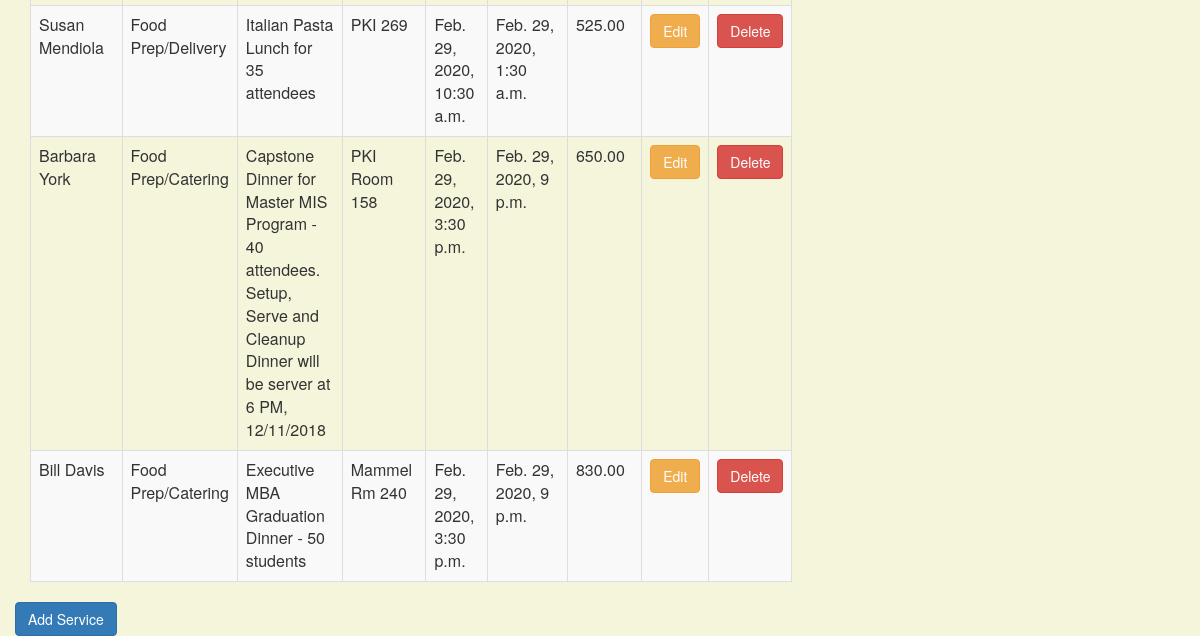
Page /service_list (signed in, lower part) on the earlier database version.
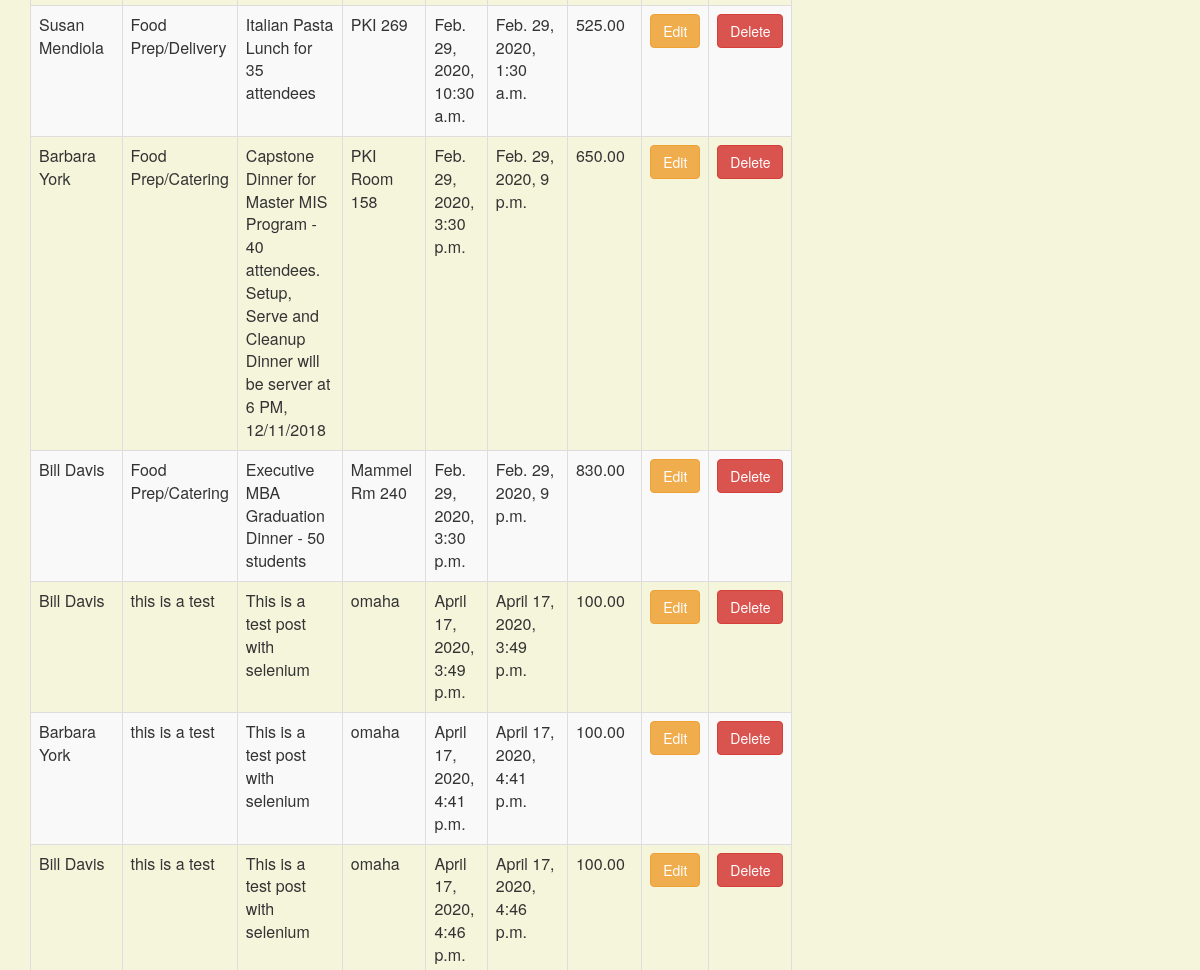
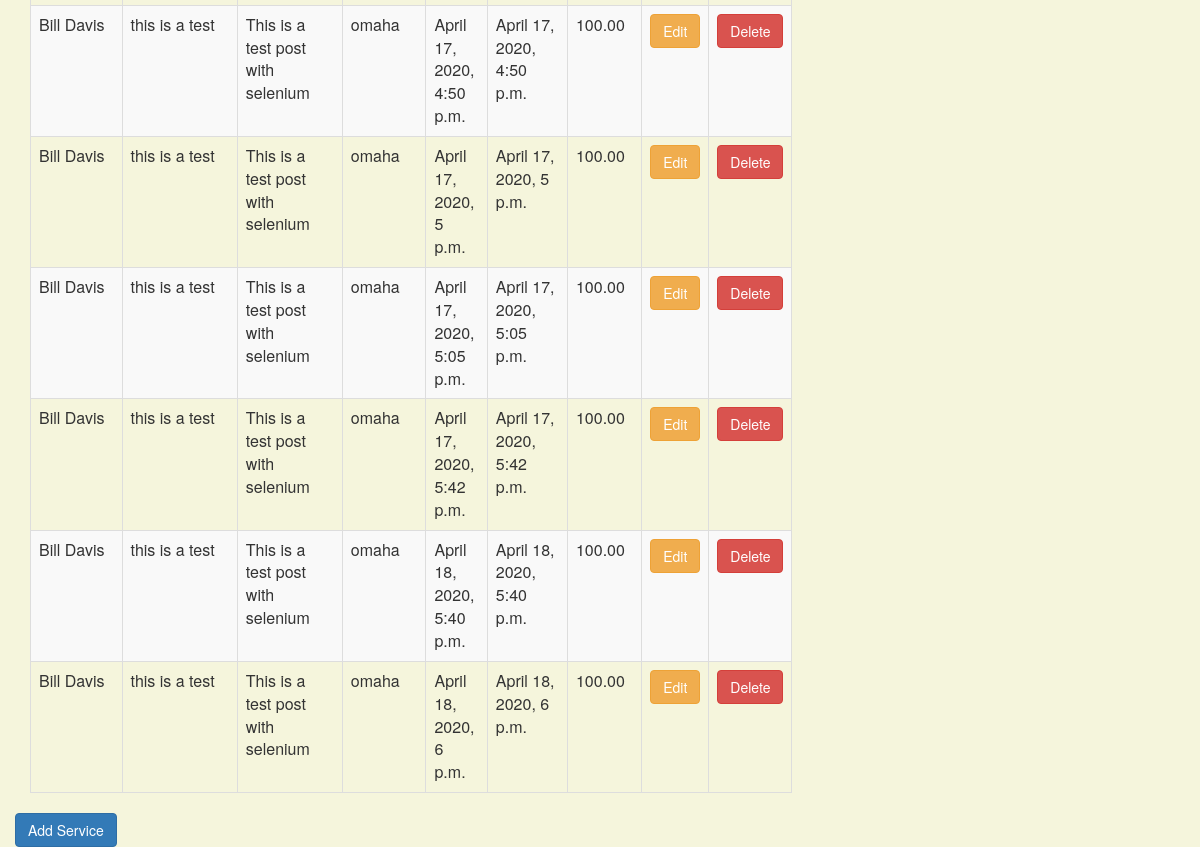
Same page on the later database version (2 pictures, top to bottom).
### crm/models.py (models this page shows, shortened)
class Service(models.Model):
    cust_name = models.ForeignKey(Customer, on_delete=models.CASCADE, related_name='services')
    service_category = models.CharField(max_length=100)
    description = models.TextField()
    location = models.CharField(max_length=200)
    setup_time = models.DateTimeField(
        default=timezone.now)
    cleanup_time = models.DateTimeField(
        default=timezone.now)
    service_charge = models.DecimalField(max_digits=10, decimal_places=2)
    created_date = models.DateTimeField(
        default=timezone.now)
    updated_date = models.DateTimeField(auto_now_add=True)

class Customer(models.Model):
    cust_name = models.CharField(max_length=50)
    organization = models.CharField(max_length=100, blank=True)
    role = models.CharField(max_length=100)
    email = models.EmailField(max_length=100)
    bldgroom = models.CharField(max_length=100)
    address = models.CharField(max_length=200)
    account_number = models.IntegerField(blank=False, null=False)
    city = models.CharField(max_length=50)
    state = models.CharField(max_length=50)
    zipcode = models.CharField(max_length=10)
    phone_number = models.CharField(max_length=50)
    created_date = models.DateTimeField(
        default=timezone.now)
    updated_date = models.DateTimeField(auto_now_add=True)
    def __str__(self):
        return str(self.cust_name)

### crm/views.py (the view)
# urls.py: path('service_list', views.service_list, name='service_list'),
@login_required
def service_list(request):
    services = Service.objects.filter(created_date__lte=timezone.now())
    return render(request, 'crm/service_list.html', {'services': services})

### crm/templates/crm/service_list.html (shortened to what this page needs)
{% extends 'crm/base.html' %}
{% block content %}
    <html>
    <head>
        <link rel="stylesheet" href="https://maxcdn.bootstrapcdn.com/bootstrap/3.3.4/css/bootstrap.min.css">
    </head>
    <body>
    <div>
        <table class="table table-striped table-bordered table-hover">
            <tbody>
            {% for service in services %}
                <tr>
                    <td>{{ service.cust_name }}</td>
                    <td>{{ service.service_category }}</td>
                     <td>{{ service.description }}</td>
                    <td>{{ service.location }}</td>
                    <td>{{ service.setup_time }}</td>
                    <td>{{ service.cleanup_time }}</td>
                    <td>{{ service.service_charge }}</td>
                     <td><a href="{% url 'crm:service_edit' pk=service.pk %}"
                           class="btn btn-warning">Edit</a></td>
                    <td><a href="{% url 'crm:service_delete' pk=service.pk %}"
                           onclick="return confirm('Are you sure you want to delete?')"
                           class="btn btn-danger">Delete</a>
                    </td>
                </tr>
            {% endfor %}
            </tbody>
        </table>
     <div class="row">
         <a href="{% url 'crm:service_new' %}" class="row"><span
                    class="btn btn-primary">Add Service</span></a>
        </div>
    </div>
    </body>
    </html>
{% endblock %}

Differences in the rows shown:
added Service: cust_name "Bill Davis", service_category "this is a test", description "This is a test post with selenium", location "omaha", setup_time "April 17, 2020, 3:49 p.m.", cleanup_time "April 17, 2020, 3:49 p.m.", service_charge "100.00"
added Service: cust_name "Barbara York", service_category "this is a test", description "This is a test post with selenium", location "omaha", setup_time "April 17, 2020, 4:41 p.m.", cleanup_time "April 17, 2020, 4:41 p.m.", service_charge "100.00"
added Service: cust_name "Bill Davis", service_category "this is a test", description "This is a test post with selenium", location "omaha", setup_time "April 17, 2020, 4:46 p.m.", cleanup_time "April 17, 2020, 4:46 p.m.", service_charge "100.00"
added Service: cust_name "Bill Davis", service_category "this is a test", description "This is a test post with selenium", location "omaha", setup_time "April 17, 2020, 4:50 p.m.", cleanup_time "April 17, 2020, 4:50 p.m.", service_charge "100.00"
added Service: cust_name "Bill Davis", service_category "this is a test", description "This is a test post with selenium", location "omaha", setup_time "April 17, 2020, 5 p.m.", cleanup_time "April 17, 2020, 5 p.m.", service_charge "100.00"
added Service: cust_name "Bill Davis", service_category "this is a test", description "This is a test post with selenium", location "omaha", setup_time "April 17, 2020, 5:05 p.m.", cleanup_time "April 17, 2020, 5:05 p.m.", service_charge "100.00"
added Service: cust_name "Bill Davis", service_category "this is a test", description "This is a test post with selenium", location "omaha", setup_time "April 17, 2020, 5:42 p.m.", cleanup_time "April 17, 2020, 5:42 p.m.", service_charge "100.00"
added Service: cust_name "Bill Davis", service_category "this is a test", description "This is a test post with selenium", location "omaha", setup_time "April 18, 2020, 5:40 p.m.", cleanup_time "April 18, 2020, 5:40 p.m.", service_charge "100.00"
added Service: cust_name "Bill Davis", service_category "this is a test", description "This is a test post with selenium", location "omaha", setup_time "April 18, 2020, 6 p.m.", cleanup_time "April 18, 2020, 6 p.m.", service_charge "100.00"
